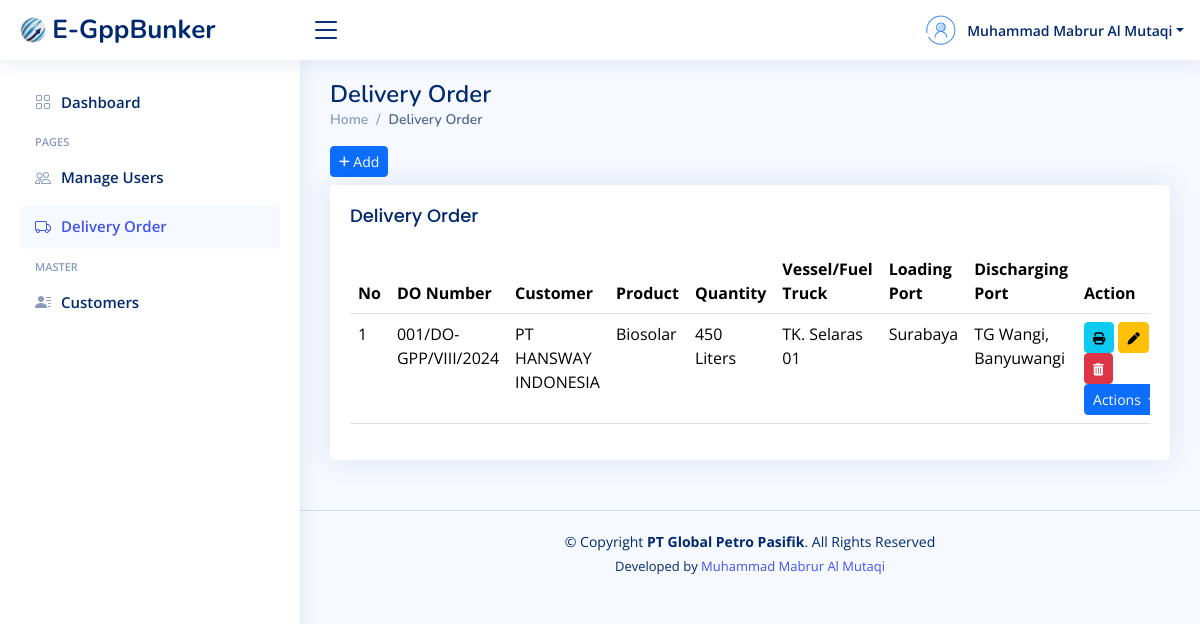
Page /manage-delivery-order.php (signed in) on the earlier database version.
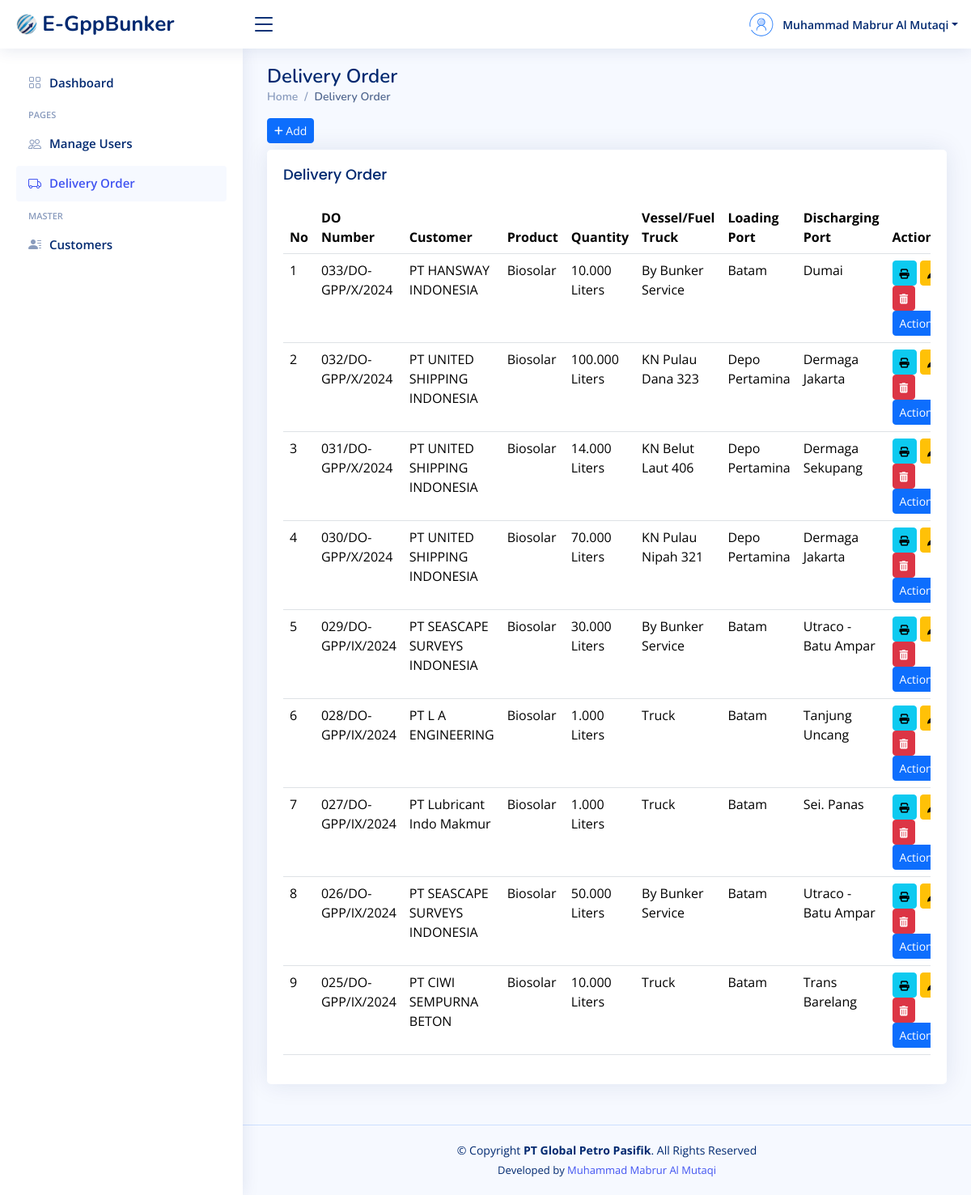
Same page on the later database version.
### tables this page shows
CREATE TABLE `delivery_order` (
  `id_do` int(10) NOT NULL,
  `po_number` varchar(50) DEFAULT NULL,
  `do_number` varchar(50) NOT NULL,
  `do_date` date DEFAULT NULL,
  `customer_id` int(10) NOT NULL,
  `product` varchar(60) NOT NULL,
  `armada` varchar(60) NOT NULL,
  `quantity` bigint(15) NOT NULL,
  `driver` varchar(50) DEFAULT NULL,
  `departure_time` varchar(30) DEFAULT NULL,
  `arrival_time` varchar(30) DEFAULT NULL,
  `loading_port` varchar(50) NOT NULL,
  `discharging_port` varchar(50) NOT NULL,
  `commence_pump` varchar(30) DEFAULT NULL,
  `finished_pump` varchar(30) DEFAULT NULL,
  `seal_number1` varchar(30) DEFAULT NULL,
  `seal_number2` varchar(30) DEFAULT NULL
);

CREATE TABLE `customer` (
  `id_customer` int(10) NOT NULL,
  `customer_name` varchar(60) NOT NULL,
  `address` text NOT NULL
);

### manage-delivery-order.php (the view, shortened to what this page needs)
<?php
include "koneksi.php";
?>
<!DOCTYPE html>
<html lang="en">
<?php
include "layouts/head-css.php";
?>
<body>
  <?php
  include "layouts/header.php";
  ?>
  <?php
  include "layouts/sidebar.php";
  ?>
  <main id="main" class="main">
    <div class="pagetitle">
      <h1>Delivery Order</h1>
      <nav>
        <ol class="breadcrumb">
          <li class="breadcrumb-item"><a href="index.php">Home</a></li>
          <li class="breadcrumb-item active">Delivery Order</li>
        </ol>
      </nav>
    </div>
    <a href="tambah-delivery.php" class="btn btn-primary btn-sm mb-2"><i class="fa fa-plus fa-sm"></i> Add</a>
    <section class="section">
      <div class="row">
        <div class="col-lg-12">
          <div class="card">
            <div class="card-body">
              <h5 class="card-title">Delivery Order</h5>
              <div class="table-responsive">
                <table class="table datatable table table-hover">
                  <thead>
                    <tr>
                      <th>No</th>
                      <th>DO Number</th>
                      <th>Customer</th>
                      <th>Product</th>
                      <th>Quantity</th>
                      <th>Vessel/Fuel Truck</th>
                      <th>Loading Port</th>
                      <th>Discharging Port</th>
                      <th>Action</th>
                    </tr>
                  </thead>
                  <tbody>
                    <?php
                    $no = 1;
                    $query = "SELECT * FROM delivery_order JOIN customer ON customer.id_customer=delivery_order.customer_id LEFT JOIN bdr ON bdr.do_id=delivery_order.id_do LEFT JOIN bunker_checklist ON bunker_checklist.do_id=delivery_order.id_do LEFT JOIN sample_receipt ON sample_receipt.do_id=delivery_order.id_do ORDER BY id_do DESC";
                    $tampil = mysqli_query($koneksi, $query);
                    if (mysqli_num_rows($tampil) > 0) {
                      while ($data = mysqli_fetch_assoc($tampil)) {
                    ?>
                        <tr>
                          <td><?= $no++ ?></td>
                          <td><?= $data['do_number'] ?></td>
                          <td><?= $data['customer_name'] ?></td>
                          <td><?= $data['product'] ?></td>
                          <td><?= number_format($data['quantity'], 0, ',', '.') ?> Liters</td>
                          <td><?= $data['armada'] ?></td>
                          <td><?= $data['loading_port'] ?></td>
                          <td><?= $data['discharging_port'] ?></td>
                          <td>
                            <a href="#" class="btn btn-info btn-sm" onclick="printContent(<?= $data['id_do'] ?>);"><i class="fa fa-print fa-sm"></i> </a>
                            <a href="edit-delivery.php?id_do=<?= $data['id_do'] ?>" class="btn btn-warning btn-sm"><i class="fa fa-pen fa-sm"></i> </a>
                            <a href="#" class="btn btn-danger btn-sm" onclick="return confirmRemove(<?= $data['id_do'] ?>);"><i class="fa fa-trash fa-sm"></i> </a>
                            <div class="btn-group">
                              <button type="button" class="btn btn-primary btn-sm dropdown-toggle" data-bs-toggle="dropdown" aria-expanded="false">
                                Actions
                              </button>
                            </div>
                          </td>
                        </tr>
                      <?php
                      }
                    } else {
                      ?>
                      <tr>
                        <td colspan="5" class="text-center">Tidak ada data</td>
                      </tr>
                    <?php } ?>
                  </tbody>
                </table>
              </div>
            </div>
          </div>
        </div>
      </div>
    </section>
  </main>
  <?php
  include "layouts/footer.php";
  ?>
</body>
</html>

Differences in the rows shown:
removed delivery_order: do_number "001/DO-GPP/VIII/2024", customer.customer_name "PT HANSWAY INDONESIA", product "Biosolar", quantity "450", armada "TK. Selaras 01", loading_port "Surabaya", discharging_port "TG Wangi, Banyuwangi"
added delivery_order: do_number "033/DO-GPP/X/2024", customer.customer_name "PT HANSWAY INDONESIA", product "Biosolar", quantity "10.000", armada "By Bunker Service", loading_port "Batam", discharging_port "Dumai"
added delivery_order: do_number "032/DO-GPP/X/2024", customer.customer_name "PT UNITED SHIPPING INDONESIA", product "Biosolar", quantity "100.000", armada "KN Pulau Dana 323", loading_port "Depo Pertamina", discharging_port "Dermaga Jakarta"
added delivery_order: do_number "031/DO-GPP/X/2024", customer.customer_name "PT UNITED SHIPPING INDONESIA", product "Biosolar", quantity "14.000", armada "KN Belut Laut 406", loading_port "Depo Pertamina", discharging_port "Dermaga Sekupang"
added delivery_order: do_number "030/DO-GPP/X/2024", customer.customer_name "PT UNITED SHIPPING INDONESIA", product "Biosolar", quantity "70.000", armada "KN Pulau Nipah 321", loading_port "Depo Pertamina", discharging_port "Dermaga Jakarta"
added delivery_order: do_number "029/DO-GPP/IX/2024", customer.customer_name "PT SEASCAPE SURVEYS INDONESIA", product "Biosolar", quantity "30.000", armada "By Bunker Service", loading_port "Batam", discharging_port "Utraco - Batu Ampar"
added delivery_order: do_number "028/DO-GPP/IX/2024", customer.customer_name "PT L A ENGINEERING", product "Biosolar", quantity "1.000", armada "Truck", loading_port "Batam", discharging_port "Tanjung Uncang"
added delivery_order: do_number "027/DO-GPP/IX/2024", customer.customer_name "PT Lubricant Indo Makmur", product "Biosolar", quantity "1.000", armada "Truck", loading_port "Batam", discharging_port "Sei. Panas"
added delivery_order: do_number "026/DO-GPP/IX/2024", customer.customer_name "PT SEASCAPE SURVEYS INDONESIA", product "Biosolar", quantity "50.000", armada "By Bunker Service", loading_port "Batam", discharging_port "Utraco - Batu Ampar"
added delivery_order: do_number "025/DO-GPP/IX/2024", customer.customer_name "PT CIWI SEMPURNA BETON", product "Biosolar", quantity "10.000", armada "Truck", loading_port "Batam", discharging_port "Trans Barelang"
